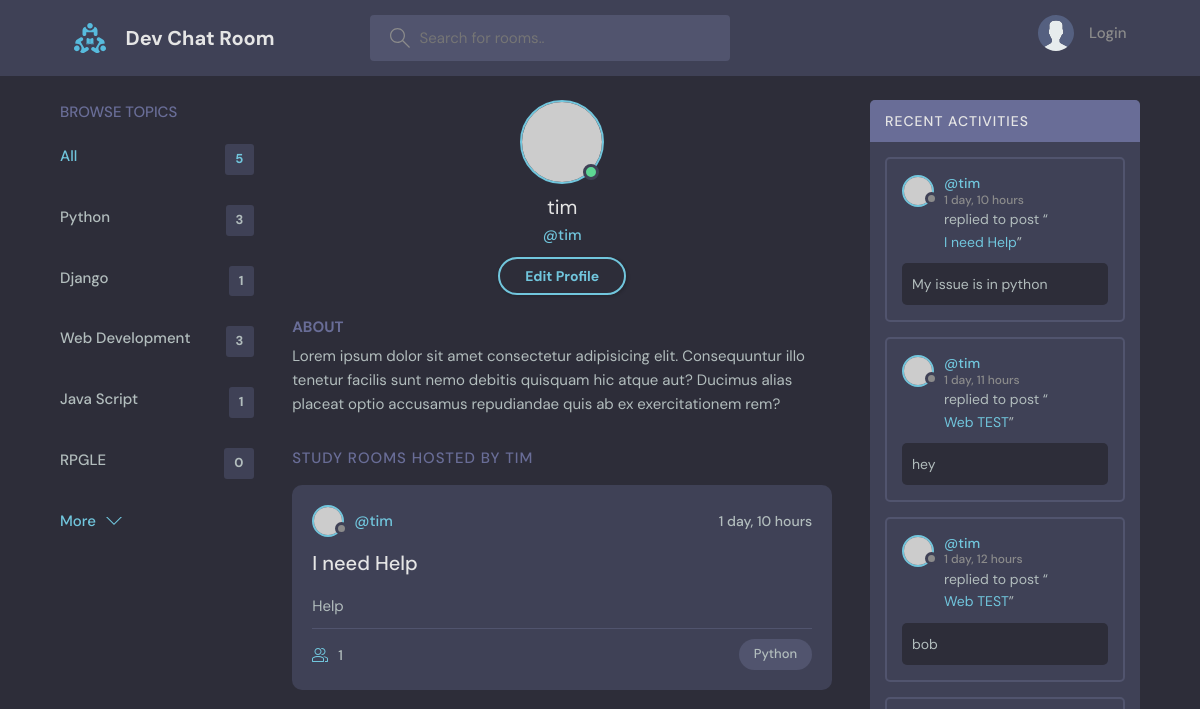
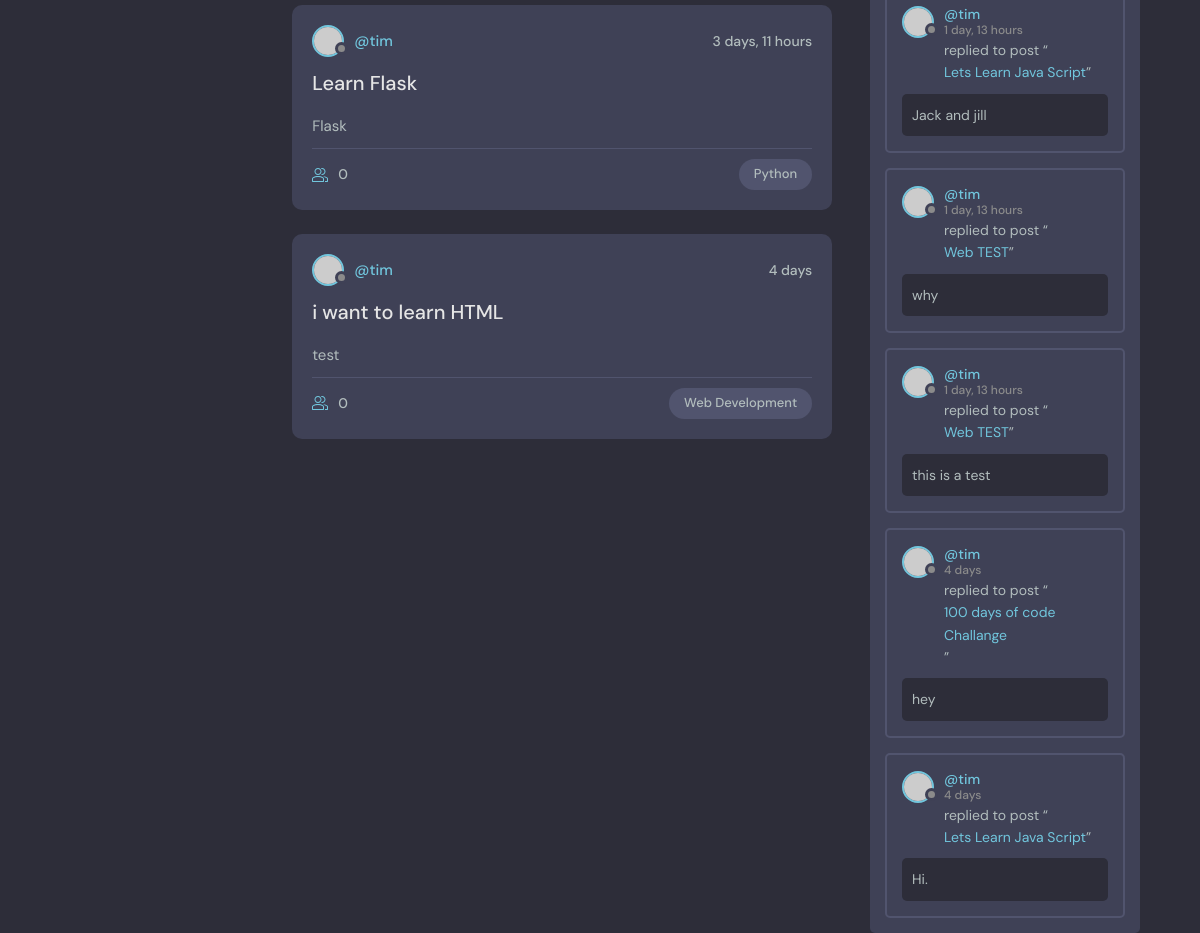
/profile/2/, run on an earlier commit of the app's database (2 pictures, top to bottom).
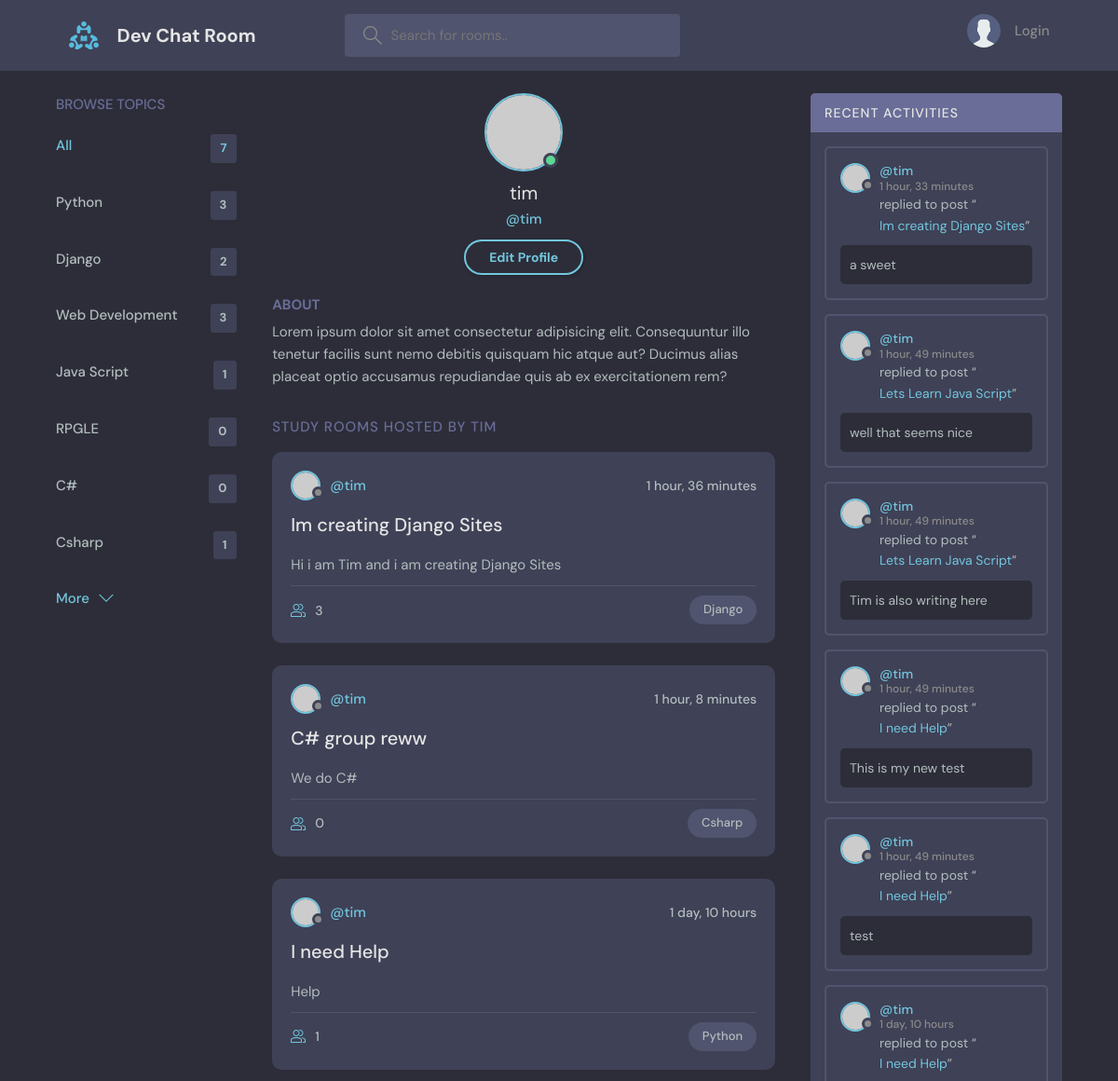
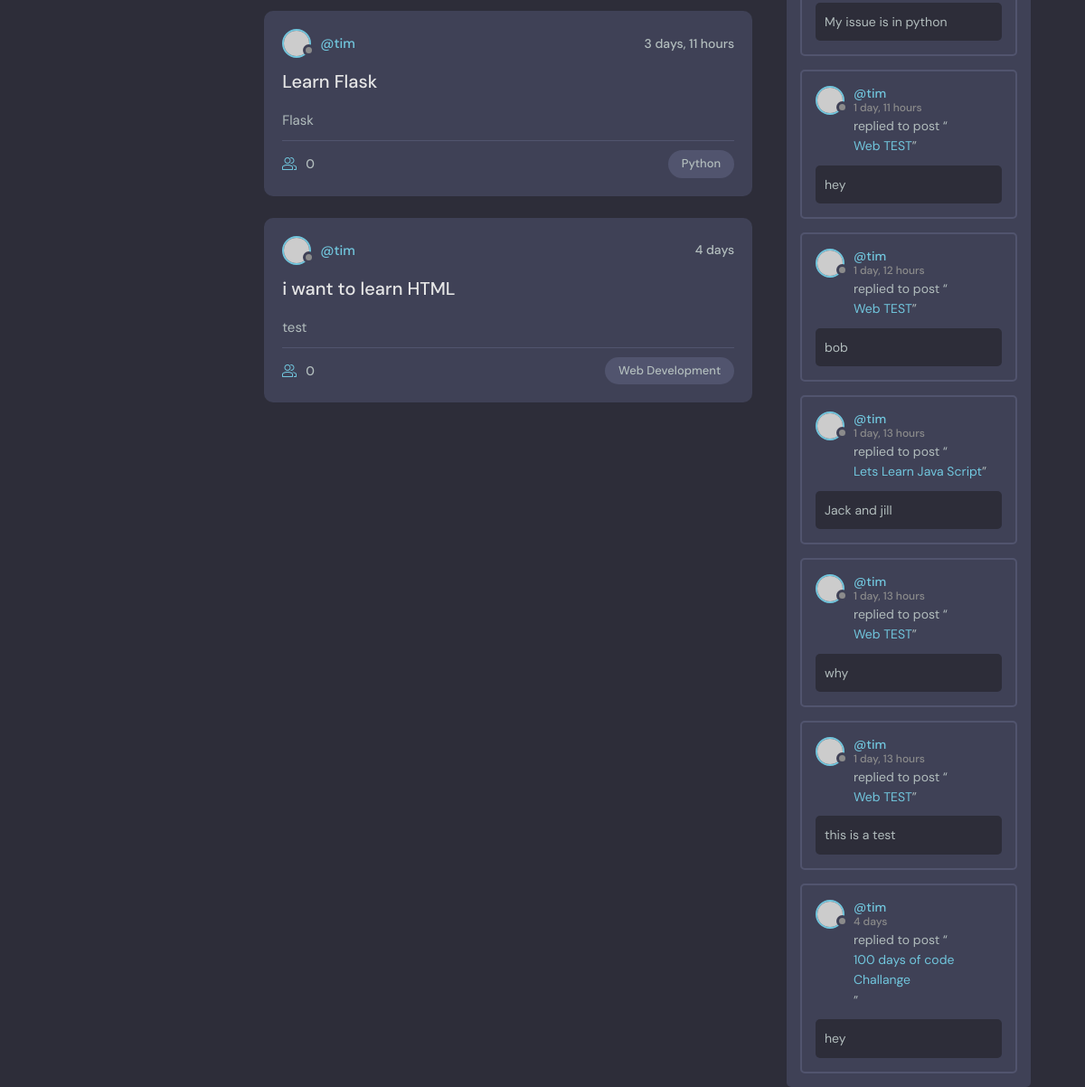
And on a later commit of the database (2 pictures, top to bottom).
### base/models.py (models this page shows, shortened)
class Topic(models.Model):
    name =models.CharField(max_length=200)

class Room(models.Model):
    host = models.ForeignKey(User, on_delete=models.SET_NULL,null=True)
    topic = models.ForeignKey(Topic, on_delete=models.SET_NULL,null=True)
    name =models.CharField(max_length=200)
    description = models.TextField(null=True, blank=True, max_length=300)
    participants = models.ManyToManyField(User, related_name="participants",blank=True)
    updated = models.DateTimeField(auto_now=True)
    created = models.DateTimeField(auto_now_add=True)
    class Meta:
        ordering = ['-updated','-created']
    def __str__(self):
        return self.name

class Message(models.Model):
    user = models.ForeignKey(User,on_delete = models.CASCADE)
    room = models.ForeignKey(Room, on_delete =models.CASCADE)
    body = models.TextField ()
    updated = models.DateTimeField(auto_now=True)
    created = models.DateTimeField(auto_now_add=True)
    class Meta:
        ordering = ['-updated','-created']

### base/views.py (the view)
# urls.py: path('profile/<str:pk>/',views.userProfile, name='user-profile'),
def userProfile(request,pk):
    user = User.objects.get(id=pk)
    rooms = user.room_set.all()
    room_messages =user.message_set.all()
    topics = Topic.objects.all()
    context = {'user':user,'rooms':rooms,'room_messages':room_messages,'topics':topics}
    return render(request, 'base/profile.html',context)

### base/templates/base/profile.html
{% extends 'main.html' %}
{% block content %}
  <main class="profile-page layout layout--3">
    <div class="container">
      {%include "base/topics_components.html"%}
      <div class="roomList">
        <div class="profile">
          <div class="profile__avatar">
            <div class="avatar avatar--large active">
              <img src="https://randomuser.me/api/portraits/men/11.jpg" />
            </div>
          </div>
          <div class="profile__info">
            <h3>{{user.username}}</h3>
            <p>@{{user.username}}</p>
            <a href="edit-user.html" class="btn btn--main btn--pill">Edit Profile</a>
          </div>
          <div class="profile__about">
            <h3>About</h3>
            <p>
              Lorem ipsum dolor sit amet consectetur adipisicing elit. Consequuntur illo tenetur
              facilis sunt nemo debitis quisquam hic atque aut? Ducimus alias placeat optio
              accusamus repudiandae quis ab ex exercitationem rem?
            </p>
          </div>
        </div>
        <div class="roomList__header">
          <div>
            <h2>Study Rooms Hosted by {{user.username}}</a>
            </h2>
          </div>
        </div>
        {%include "base/feed_component.html"%}
      </div>
      {%include "base/activity_component.html"%}
    </div>
  </main>
  {% endblock content%}

### templates/main.html (shortened to what this page needs)
<!DOCTYPE html>
{% load static %}
<html lang="en">
  <head>
    <link rel="stylesheet" href="{% static 'styles/style.css' %}">
  </head>
  <body>
    {%include 'navbar.html'%}
    {%  block content %}
    {%  endblock %}
  </body>
</html>

### templates/navbar.html (shortened to what this page needs)
{% load static %}
<header class="header header--loggedIn">
    <div class="container">
      <a href="{% url 'home' %}" class="header__logo">
        <img src="{% static 'images/logo.svg'%}" />
        <h1>Dev Chat Room</h1>
      </a>
      <form class="header__search" method="GET" action="{% url 'home' %}">
        <label>
          <input type="text" name='q' Placeholder="Search for rooms..">
        </label>
      </form>
      <nav class="header__menu">
        {% if request.user.is_authenticated %}
        <div class="header__user">
          <a href="{% url 'user-profile' request.user.id %}">
            <div class="avatar avatar--medium active">
              <img src="https://randomuser.me/api/portraits/men/37.jpg" />
            </div>
            <p>{{request.user}}<span>@{{request.user}}</span></p>
          </a>
          <button class="dropdown-button">
            <svg version="1.1" xmlns="http://www.w3.org/2000/svg" width="32" height="32" viewBox="0 0 32 32">
              <title>chevron-down</title>
              <path d="M16 21l-13-13h-3l16 16 16-16h-3l-13 13z"></path>
            </svg>
          </button>
        </div>
                {% else %}
                <a href="{% url 'login' %}"">
                    <img src="{% static 'images/avatar.svg'%}" />
                    <p>Login</p>
                </a>
                {% endif %}
      </nav>
    </div>
  </header>

### base/templates/base/topics_components.html
<div class="topics">
    <div class="topics__header">
      <h2>Browse Topics</h2>
    </div>
    <ul class="topics__list">
      <li>
        <a href="{% url 'home' %}" class="active">All <span>{{topics.count}}</span></a>
      </li>
      {% for topic in topics %}
      <li>
        <a href="{% url 'home' %}?q={{topic.name}}">{{ topic.name }} <span>{{topic.room_set.all.count}}</span></a>
      </li>
      {% endfor %}
    </ul>
    <a class="btn btn--link" href="topics.html">
      More
      <svg version="1.1" xmlns="http://www.w3.org/2000/svg" width="32" height="32" viewBox="0 0 32 32">
        <title>chevron-down</title>
        <path d="M16 21l-13-13h-3l16 16 16-16h-3l-13 13z"></path>
      </svg>
    </a>
  </div>

### base/templates/base/feed_component.html (shortened to what this page needs)
{% for room in rooms %}
<div class="roomListRoom">
    <div class="roomListRoom__header">
      <a href="{% url 'user-profile' room.host.id %}" class="roomListRoom__author">
        <div class="avatar avatar--small">
          <img src="https://randomuser.me/api/portraits/women/11.jpg" />
        </div>
        <span>@{{room.host.username}}</span>
      </a>
      <div class="roomListRoom__actions">
        <span>{{room.created | timesince}}</span>
      </div>
    </div>
    <div class="roomListRoom__content">
      <a href="{%url 'room' room.id %}">{{room.name}}</a>
      <p>
        {{room.description}}
      </p>
    </div>
    <div class="roomListRoom__meta">
      <a href="{%url 'room' room.id %}" class="roomListRoom__joined">
        {{room.participants.all.count}}
      </a>
      <p class="roomListRoom__topic">{{room.topic.name}}</p>
    </div>
  </div>
{% endfor %}

### base/templates/base/activity_component.html (shortened to what this page needs)
<div class="activities">
  <div class="activities__header">
    <h2>Recent Activities</h2>
  </div>
  {%for messages in room_messages%}
  <div class="activities__box">
    <div class="activities__boxHeader roomListRoom__header">
      <a href="{% url 'user-profile' messages.user.id %}" class="roomListRoom__author">
        <div class="avatar avatar--small">
          <img src="https://randomuser.me/api/portraits/women/11.jpg" />
        </div>
        <p>
          @{{messages.user }}
          <span>{{messages.created | timesince}}</span>
        </p>
      </a>
    </div>
    <div class="activities__boxContent">
      <p>replied to post “<a href="{% url 'room' messages.room.id %}">{{messages.room}}</a>”</p>
      <div class="activities__boxRoomContent">
        <p>{{messages.body}}</p>
      </div>
    </div>
  </div>
  {%endfor %}
</div>

What changed in the data, as far as the page shows it:
removed Message: user "tim", created "4 days", room "Lets Learn Java Script", body "Hi."
computed for Topic "Django": room_set.all.count "1" → "2"
added Topic: name "C#", room_set.all.count "0"
added Topic: name "Csharp", room_set.all.count "1"
added Room: host.username "tim", created "1 hour, 36 minutes", name "Im creating Django Sites", description "Hi i am Tim and i am creating Django Sites", participants.all.count "3", topic.name "Django"
added Room: host.username "tim", created "1 hour, 8 minutes", name "C# group reww", description "We do C#", participants.all.count "0", topic.name "Csharp"
added Message: user "tim", created "1 hour, 33 minutes", room "Im creating Django Sites", body "a sweet"
added Message: user "tim", created "1 hour, 49 minutes", room "Lets Learn Java Script", body "well that seems nice"
added Message: user "tim", created "1 hour, 49 minutes", room "Lets Learn Java Script", body "Tim is also writing here"
added Message: user "tim", created "1 hour, 49 minutes", room "I need Help", body "This is my new test"
added Message: user "tim", created "1 hour, 49 minutes", room "I need Help", body "test"
Also different on the page:
{{ topics.count }}: "5" → "7"
